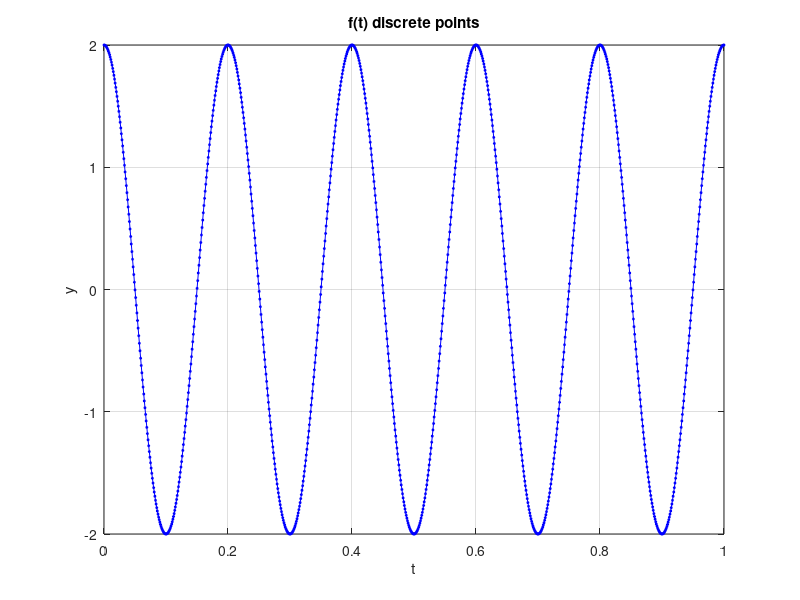

The MATLAB source for this figure:
f = @(t) 2 * cos(2 * pi * t / 0.2);
t = linspace(0, 1, 1000); % 1000 discrete nokta
y = f(t);

plot(t, y, '-b', 'LineWidth', 0.2, 'Marker', 'o', 'MarkerFaceColor', 'b', 'MarkerSize', 1.5);

xlabel('t');
ylabel('y');
title('f(t) discrete points');
grid on; 